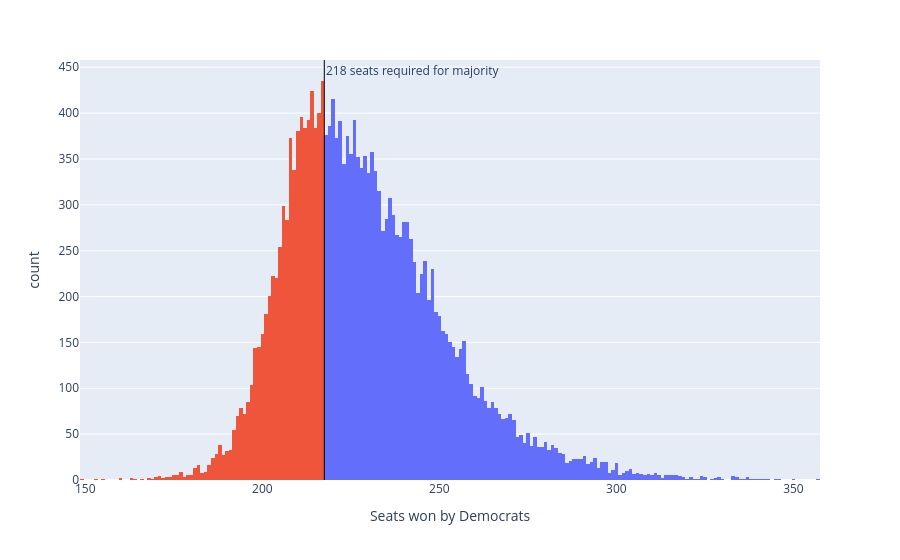

The cell this chart's notebook holds for it:
### Code cell
sims_hist = px.histogram(seat_sims, x='seats', nbins=np.unique(seat_sims['seats']).shape[0]*2, color='winner', 
                         labels={'seats':'Seats won by Democrats', 'winner': 'Winner'})
sims_hist.update_traces(showlegend=False)
sims_hist.add_vline(x=217.5, line_width=1, line_color='black', annotation_text='218 seats required for majority', 
                    annotation_position='top right')
sims_hist

### Figure 1 — Plotly figure (JSON) as saved in the notebook; plotly's stock layout.template omitted (floating-point values rounded to 4 significant figures; data arrays with more than 128 entries replaced by an {"elided": "..."} marker saying what was removed)
{"data": [{"bingroup": "x", "hovertemplate": "Winner=Democrats<br>Seats won by Democrats=%{x}<br>count=%{y}<extra></extra>", "legendgroup": "Democrats", "marker": {"color": "#636efa", "pattern": {"shape": ""}}, "name": "Democrats", "nbinsx": 368, "orientation": "v", "showlegend": false, "type": "histogram", "x": {"elided": "13217 int values"}, "xaxis": "x", "yaxis": "y"}, {"bingroup": "x", "hovertemplate": "Winner=Republicans<br>Seats won by Democrats=%{x}<br>count=%{y}<extra></extra>", "legendgroup": "Republicans", "marker": {"color": "#EF553B", "pattern": {"shape": ""}}, "name": "Republicans", "nbinsx": 368, "orientation": "v", "showlegend": false, "type": "histogram", "x": {"elided": "6783 int values"}, "xaxis": "x", "yaxis": "y"}], "layout": {"annotations": [{"showarrow": false, "text": "218 seats required for majority", "x": 217.5, "xanchor": "left", "xref": "x", "y": 1, "yanchor": "top", "yref": "y domain"}], "barmode": "relative", "legend": {"title": {"text": "Winner"}, "tracegroupgap": 0}, "margin": {"t": 60}, "shapes": [{"line": {"color": "black", "width": 1}, "type": "line", "x0": 217.5, "x1": 217.5, "xref": "x", "y0": 0, "y1": 1, "yref": "y domain"}], "xaxis": {"anchor": "y", "domain": [0, 1], "title": {"text": "Seats won by Democrats"}}, "yaxis": {"anchor": "x", "domain": [0, 1], "title": {"text": "count"}}}}
